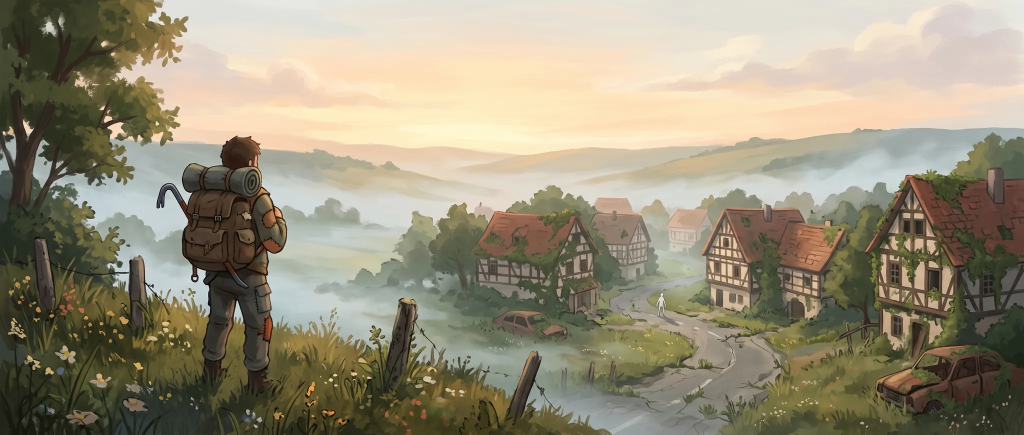
#> input picture src/assets/art/anmelden.webp, 2048 x 869 px (shown at 1/2 size)
$ python kartensymbol.py ../src/assets/art/anmelden.webp out.png
#> lines starting #> are read from the running program, lines starting #| are printed output that depends on the picture; after the words box and inside, x2 and y2 are one past the last pixel; in counts of white or black regions, pixels touching at a corner belong together
# Macht aus Kevins gemaltem Kartensymbol die Datei fürs Spiel: rund freigestellt, klein, als WebP.
#
# Aufruf (braucht Python mit Pillow):
#   python3 scripts/kartensymbol.py kunst/symbole/symbol-car.png
#   → src/assets/symbole/symbol-car.webp (160 × 160, außen durchsichtig)
# Namen: symbol-<art> wie im Doc (car, backpack, shed, …, zuhause, unbekannt).
import os
import sys
from PIL import Image, ImageDraw, ImageFilter

src = sys.argv[1]
name = os.path.splitext(os.path.basename(src))[0]
dst = sys.argv[2] if len(sys.argv) > 2 else os.path.join('src', 'assets', 'symbole', name + '.webp')
SIZE = 160
im = Image.open(src).convert('RGB')
#> im is the input picture: PIL image 2048x869 RGB; mean R, G, B 151.9, 144.4, 122.6
w, h = im.size
#> w = 2048; h = 869
s = min(w, h)
#> s = 869
im = im.crop(((w - s) // 2, (h - s) // 2, (w - s) // 2 + s, (h - s) // 2 + s)).resize((SIZE * 4, SIZE * 4), Image.LANCZOS)
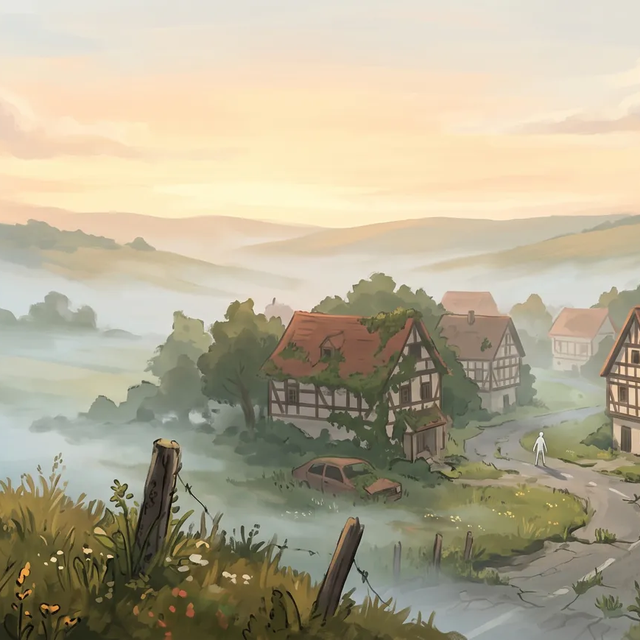
#> im: PIL image 640x640 RGB; mean R, G, B 180, 171.6, 147.4
# Runde Maske, etwas nach innen, damit kein weißer Rand bleibt; weiche Kante
mask = Image.new('L', im.size, 0)
#> mask: PIL image 640x640 L; every value is 0
r = SIZE * 4 * 0.475
c = SIZE * 2
ImageDraw.Draw(mask).ellipse((c - r, c - r, c + r, c + r), fill=255)
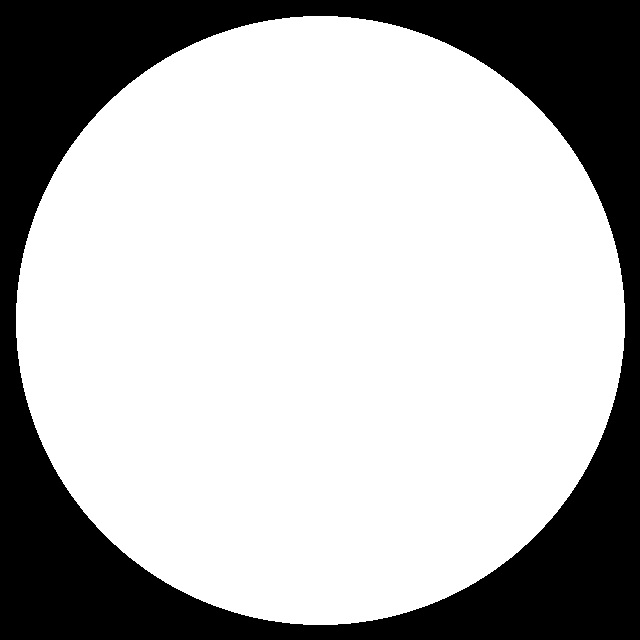
#> mask: PIL image 640x640 L; 71.1% white; 1 black region, box (x1, y1, x2, y2) and area: (0, 0, 640, 640) 118395
mask = mask.filter(ImageFilter.GaussianBlur(2))
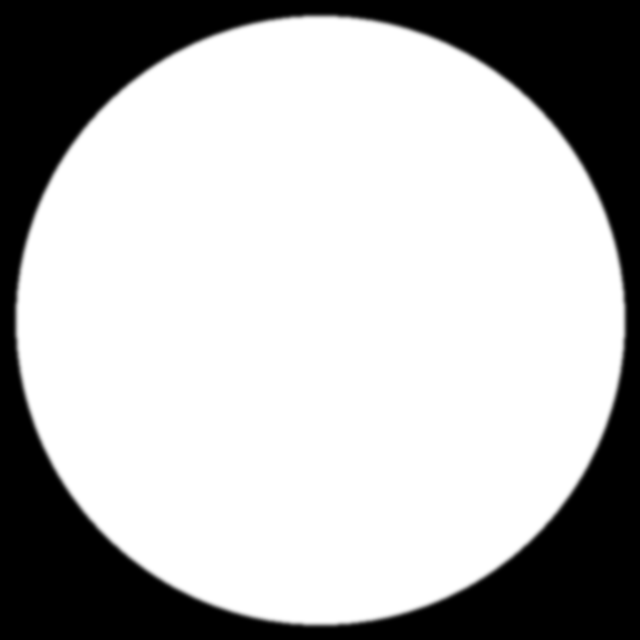
#> mask: PIL image 640x640 L; min 0, max 255, mean 181.3
im.putalpha(mask)
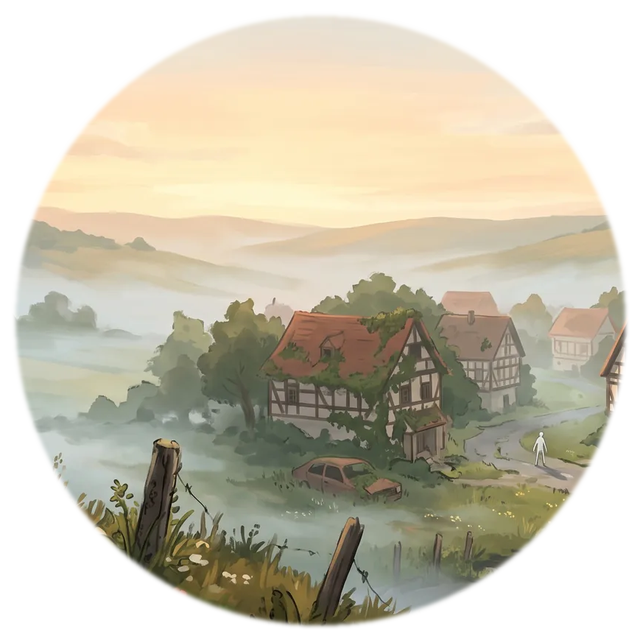
#> im: PIL image 640x640 RGBA; mean R, G, B, A 180, 171.6, 147.4, 181.3; transparent parts drawn white
im = im.resize((SIZE, SIZE), Image.LANCZOS)
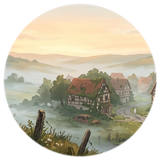
#> im: PIL image 160x160 RGBA; mean R, G, B, A 134.7, 128.5, 109.8, 181.3; transparent parts drawn white
os.makedirs(os.path.dirname(dst), exist_ok=True)
im.save(dst, 'WEBP', quality=88, method=6)
print(f'{dst}: {SIZE} × {SIZE}, {os.path.getsize(dst) // 1024} KB')

$ run again, on src/assets/art/charakter.webp
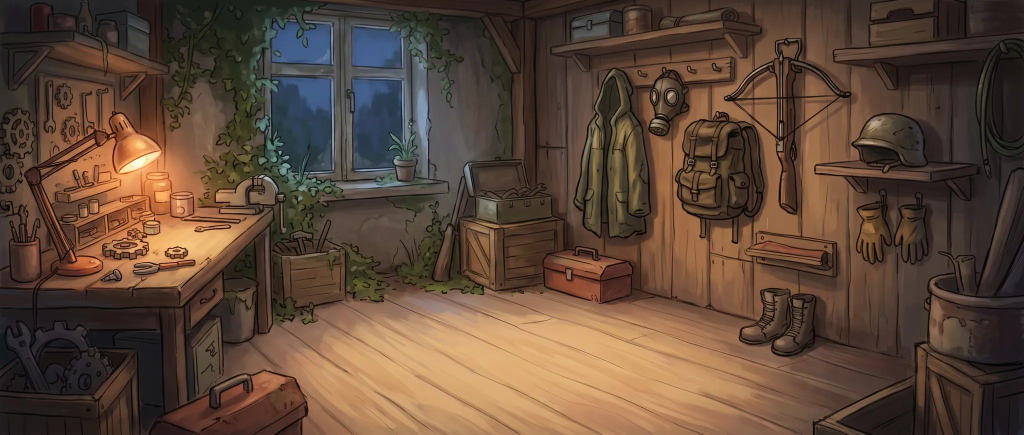
#> input picture src/assets/art/charakter.webp, 2048 x 869 px (shown at 1/2 size)
#> im is the input picture: PIL image 2048x869 RGB; mean R, G, B 93.7, 71.6, 56.3
#> `im = im.crop(((w - s) // 2, (h - s) // 2, (w - s) // 2 + s, (h - s) //..`:
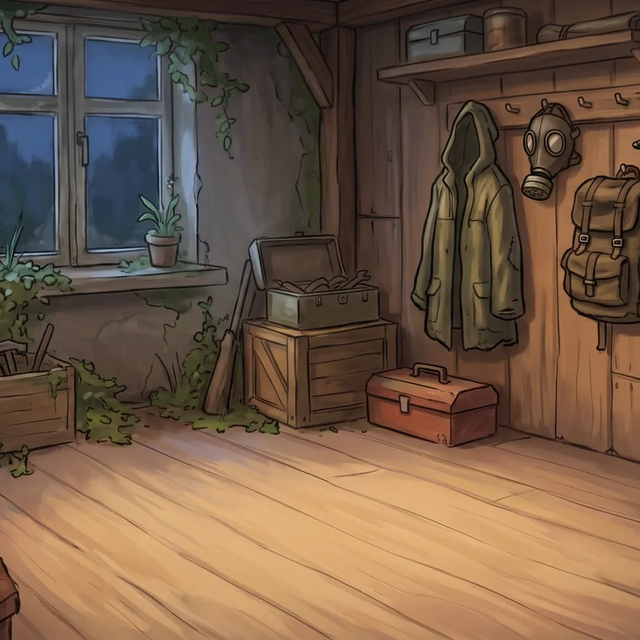
#> im: PIL image 640x640 RGB; mean R, G, B 113.1, 89.7, 70.5
#> `im = im.resize((SIZE, SIZE), Image.LANCZOS)`:
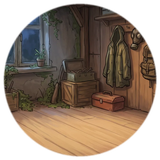
#> im: PIL image 160x160 RGBA; mean R, G, B, A 81.8, 64.8, 50.2, 181.3; transparent parts drawn white

$ run again, on src/assets/art/endstation-halle.webp
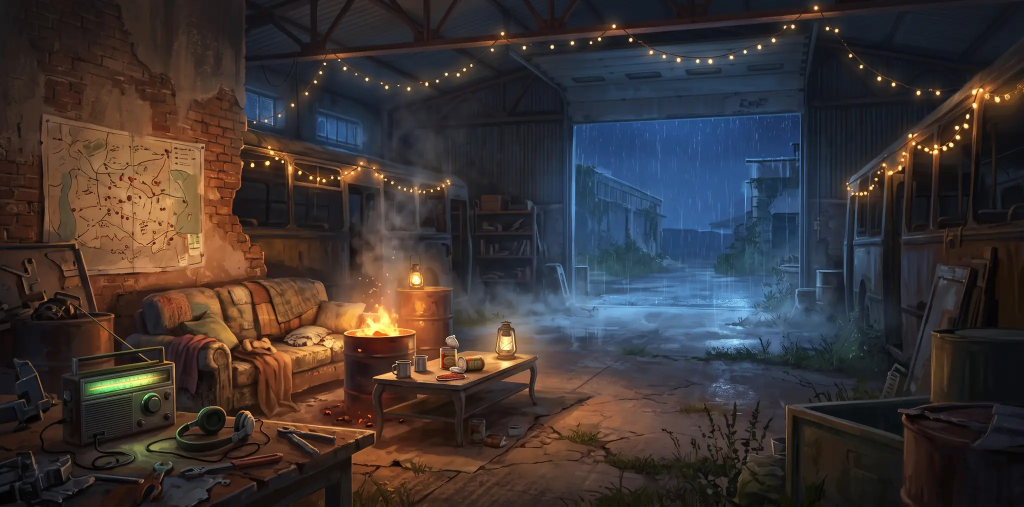
#> input picture src/assets/art/endstation-halle.webp, 2048 x 1013 px (shown at 1/2 size)
#> im is the input picture: PIL image 2048x1013 RGB; mean R, G, B 60.5, 52.7, 52
#> `im = im.crop(((w - s) // 2, (h - s) // 2, (w - s) // 2 + s, (h - s) //..`:
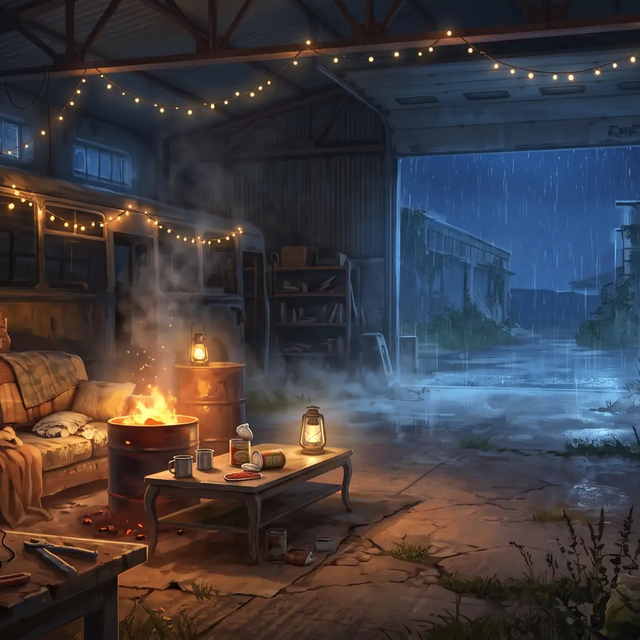
#> im: PIL image 640x640 RGB; mean R, G, B 65, 61, 65.2
#> `im = im.resize((SIZE, SIZE), Image.LANCZOS)`:
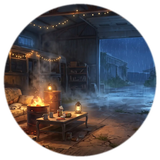
#> im: PIL image 160x160 RGBA; mean R, G, B, A 50.8, 48.6, 52.8, 181.3; transparent parts drawn white
